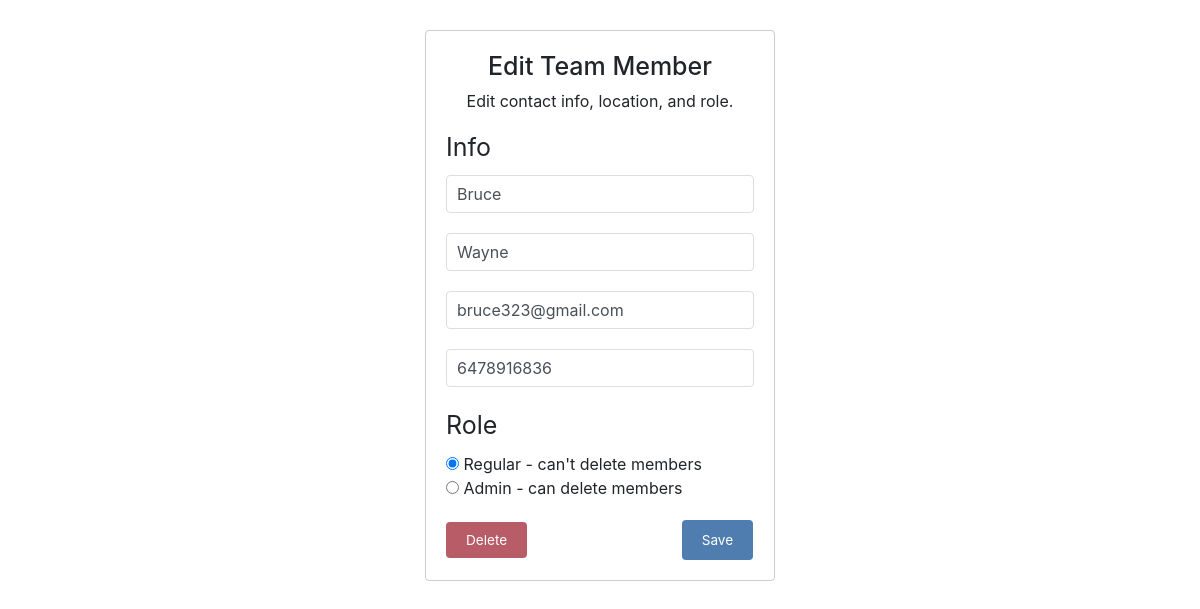
Page /team/edit/4/ on the committed database.
### team_management_app/models.py (models this page shows, shortened)
class TeamMember(models.Model):
    ROLE_CHOICES = (
        ('regular', 'Regular'),
        ('admin', 'Admin'),
    )
    first_name = models.CharField(max_length=100)
    last_name = models.CharField(max_length=100)
    email = models.EmailField(unique=True)
    phone_number = models.CharField(max_length=15)
    role = models.CharField(max_length=10, choices=ROLE_CHOICES, default='regular')

### team_management_app/views.py (the view)
# urls.py: path('edit/<int:pk>/', TeamMemberUpdateView.as_view(), name='team_member_edit'),
class TeamMemberUpdateView(UpdateView):
    model = TeamMember
    form_class = TeamMemberForm
    template_name = 'team_member_form.html'
    success_url = reverse_lazy('team_member_list')
    def get_context_data(self, **kwargs):
        context = super().get_context_data(**kwargs)
        context['is_adding'] = False  # Indicates this is the 'Edit' page
        return context

### team_management_app/forms.py
class TeamMemberForm(forms.ModelForm):
    class Meta:
        model = TeamMember
        fields = ['first_name', 'last_name', 'email', 'phone_number', 'role']

### team_management_app/templates/team_member_form.html (shortened to what this page needs)
{% extends 'base.html' %}
{% load static %}
{% block content %}
  <div class="form-container">
    {% if is_adding %}
      <h2 class="edittitle">Add Team Member</h2>
    {% else %}
      <h2 class="edittitle">Edit Team Member</h2>
    {% endif %}
    <p>Edit contact info, location, and role.</p>
    <label class="rolelabel">Info</label>
    <form method="post" class="team-member-form">
      {% for field in form %}
        {% if field.name == "role" %}
          <div>
            <label class="rolelabel">Role</label>
            {% for choice in field.field.choices %}
              <div>
                <input type="radio" name="{{ field.name }}" value="{{ choice.0 }}" {% if field.value == choice.0 %} checked {% endif %}>
                {% if choice.1 == "Regular" %}
                  {{ choice.1 }} - can't delete members
                {% elif choice.1 == "Admin" %}
                  {{ choice.1 }} - can delete members
                {% else %}
                  {{ choice.1 }}
                {% endif %}
              </div>
            {% endfor %}
          </div>
        {% else %}
          {% if field.value %}
            <input type="{{ field.field.widget.input_type }}" name="{{ field.name }}" value="{{ field.value }}" id="id_{{ field.name }}" class="form-control">
          {% else %}
            <input type="{{ field.field.widget.input_type }}" name="{{ field.name }}" placeholder="{{ field.label }}" id="id_{{ field.name }}" class="form-control">
          {% endif %}
        {% endif %}
      {% endfor %}
      {% if not is_adding %}
      <a href="{% url 'team_member_delete' form.instance.pk %}" class="delete-btn">Delete</a>
      {% endif %}
      <input type="submit" value="Save" class="save-btn">
    </form>
  </div>
{% endblock %}

### team_management_app/static/team_management_app/team.css (style rules this page uses)
h2, p { text-align: center; }
a { color: #428bca; text-decoration: none; margin: 0 auto; text-align: center; }

### team_management_app/static/team_management_app/team_forms.css (style rules this page uses)
.form-container { max-width: 350px; margin: 30px auto; padding: 20px; background-color: #ffffff; border-radius: 4px; border: 1px solid #ccc; }
.edittitle { font-size: 25px; }
h2 { text-align: center; }
.team-member-form label { display: block; margin-bottom: .5rem; font-weight: bold; }
input[type="text"], input[type="email"], input[type="tel"], select { width: 100%; padding: 10px; margin-bottom: 20px; border: 1px solid #ddd; border-radius: 4px; }
.save-btn, .delete-btn { padding: 10px; padding-left: 20px; padding-right: 20px; border: none; margin-top: 20px; border-radius: 4px; color: white; font-size: 0.85rem; }
.delete-btn { margin-right: 150px; }
.rolelabel { font-size: 25px; font-weight: normal; }
.team-member-form .rolelabel { font-size: 25px; font-weight: normal; }
.save-btn { background-color: #507DAF; }
.delete-btn { background-color: #B85C68; }

### rows in the picture
TeamMember: first_name "Bruce" "Wayne" "bruce323@gmail.com" "6478916836", role "☑"

### other values in the picture
{{ choice.1 }} "Regular"
{{ choice.1 }} "Admin"
